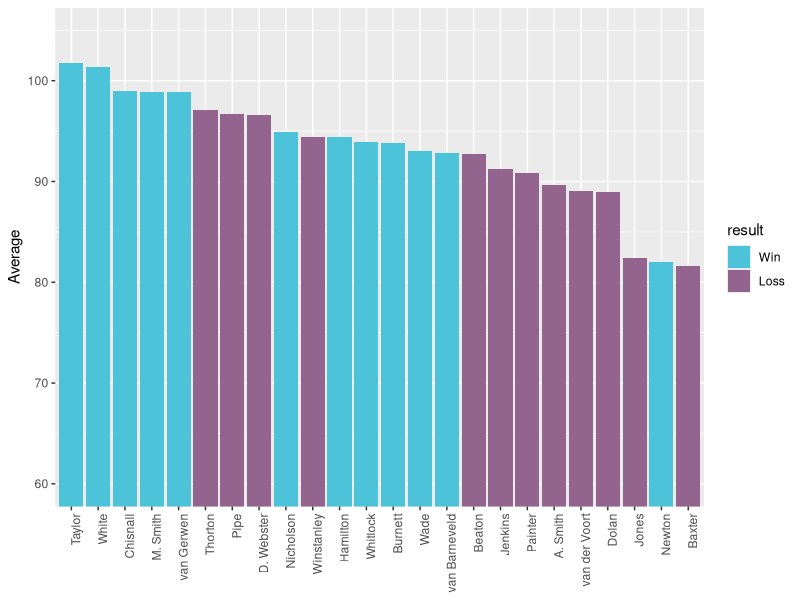

Source code (R):
players <- "van Barneveld"
averages <- 92.79
result <- "Win"

players <- c(players, "van der Voort")
averages <- c(averages, 89.1)
result <- c(result, "Loss")

players <- c(players, "Taylor")
averages <- c(averages, 101.79)
result <- c(result, "Win")

players <- c(players, "D. Webster")
averages <- c(averages, 96.58)
result <- c(result, "Loss")

players <- c(players, "Pipe")
averages <- c(averages, 96.66)
result <- c(result, "Loss")

players <- c(players, "M. Smith")
averages <- c(averages, 98.87)
result <- c(result, "Win")

players <- c(players, "Newton")
averages <- c(averages, 81.99)
result <- c(result, "Win")

players <- c(players, "Baxter")
averages <- c(averages, 81.62)
result <- c(result, "Loss")

players <- c(players, "Hamilton")
averages <- c(averages, 94.42)
result <- c(result, "Win")

players <- c(players, "Jones")
averages <- c(averages, 82.45)
result <- c(result, "Loss")

players <- c(players, "Thorton")
averages <- c(averages, 97.06)
result <- c(result, "Loss")

players <- c(players, "Nicholson")
averages <- c(averages, 94.95)
result <- c(result, "Win")

players <- c(players, "Dolan")
averages <- c(averages, 88.91)
result <- c(result, "Loss")

players <- c(players, "Burnett")
averages <- c(averages, 93.85)
result <- c(result, "Win")

players <- c(players, "Chisnall")
averages <- c(averages, 98.96)
result <- c(result, "Win")

players <- c(players, "Winstanley")
averages <- c(averages, 94.43)
result <- c(result, "Loss")

players <- c(players, "Wade")
averages <- c(averages, 93.01)
result <- c(result, "Win")

players <- c(players, "A. Smith")
averages <- c(averages, 89.67)
result <- c(result, "Loss")

players <- c(players, "van Gerwen")
averages <- c(averages, 98.85)
result <- c(result, "Win")

players <- c(players, "Beaton")
averages <- c(averages, 92.77)
result <- c(result, "Loss")

players <- c(players, "Whitlock")
averages <- c(averages, 93.88)
result <- c(result, "Win")

players <- c(players, "Painter")
averages <- c(averages, 90.86)
result <- c(result, "Loss")

players <- c(players, "White")
averages <- c(averages, 101.37)
result <- c(result, "Win")

players <- c(players, "Jenkins")
averages <- c(averages, 91.28)
result <- c(result, "Loss")

result <- factor(result)

df <- data.frame(players, averages, result)
df <- df[with(df, order(-averages)), ]
df$players <- reorder(df$players, -df$averages)
df$result <- factor(df$result, levels(df$result)[c(2,1)])

library(ggplot2)
plot <- ggplot(data=df, aes(x=players, y=averages))
plot <- plot + scale_fill_manual(values = c("#4CC3D9", "#93648D"))
plot <- plot + theme(axis.text.x = element_text(angle = 90, hjust = 1))
plot <- plot + coord_cartesian(ylim = c(60,105))
plot <- plot + ylab("Average")
plot <- plot + theme(axis.title.x = element_blank())
setwd("/Users/JackPeacock/Desktop/Darts\ Business")
png("1stroundaverages.png", height= 512, width=1024)
plot + geom_bar(aes(fill=result), stat="identity")
dev.off()
